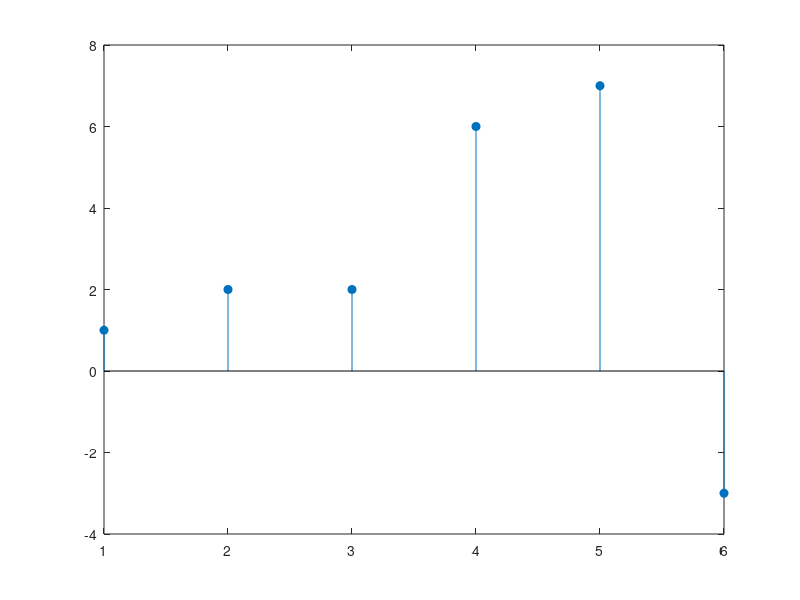

Source code (MATLAB):
% EXPERIMENT 2: LINEAR CONVOLUTION
% Author: Amey Thakur
% GitHub: https://github.com/Amey-Thakur
% Course: CSL701 | Roll No: 50 | Batch: B3
% Date: 30/07/2021

Xn = [1 3 2 -1];
Yn = [1 -1 3];
C = conv(Xn, Yn);
n = 1:8;
stem(C, 'filled');
